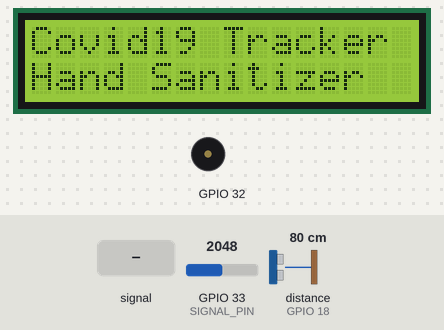
Recording of a sketch running on a simulated ESP32. Parts: 16×2 character LCD, buzzer (waves = sounding). Wiring (inferred from the names in the program): ultrasonic range finder: trigger GPIO 5; echo GPIO 18. Inputs (shaded band) come from the test bench; at power-on: GPIO 33 (SIGNAL_PIN) = 2048, distance to the obstacle (sensor on GPIO 18) 80 cm. The echo pulse lasts 58.3 µs per cm; what the sketch prints to the serial monitor is not drawn.

Above: at 3.2 s.
3.3 s: GPIO 33 (SIGNAL_PIN) fed a 200 Hz sine of ±1842 counts around its level
At 4.0 s:
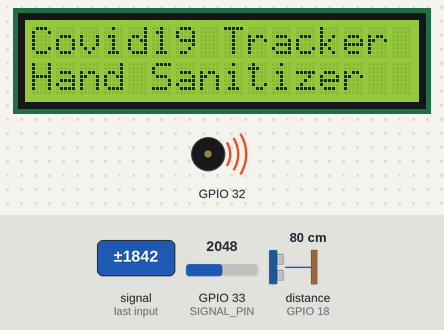
6.3 s: GPIO 33 (SIGNAL_PIN) set to 2866
At 8.1 s:
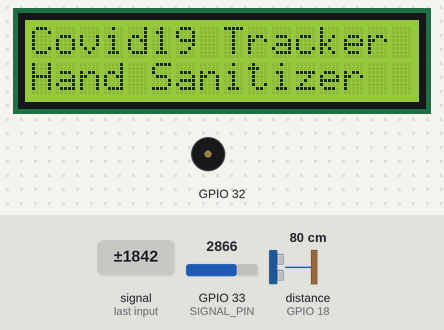
9.3 s: distance to the obstacle (sensor on GPIO 18) set to 2 cm
12.3 s: distance to the obstacle (sensor on GPIO 18) set to 4 cm
At 13.4 s:
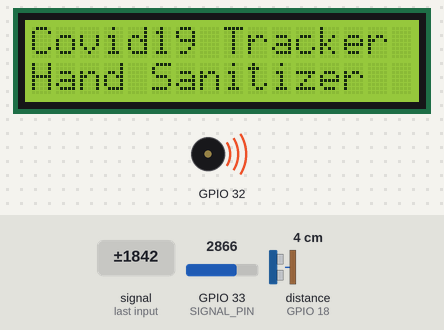
Timing chart, 0 to 14.8 s (numbered marks = the images above; inputs shaded):
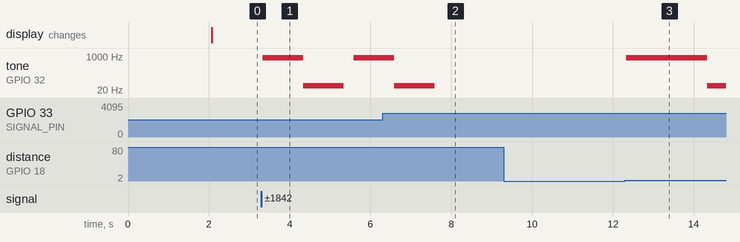

The sketch:

codes.ino
```cpp
#include <LiquidCrystal.h>
#define SIGNAL_PIN 33
#define RELAY_PIN 21

const int rs = 22, en = 4, d4 = 15, d5 = 13, d6 = 26, d7 = 21;

LiquidCrystal lcd(rs, en, d4, d5, d6, d7);

const int trigPin = 5;

const int echoPin = 18;

long duration;

int distance;

int value = 0;


void setup() {

  Serial.begin(9600);

  delay(2000);

  pinMode(trigPin, OUTPUT);

  pinMode(echoPin, INPUT);

  pinMode(RELAY_PIN, OUTPUT);

  digitalWrite(RELAY_PIN, LOW);

  ledcSetup(0,1E5,12);
  ledcAttachPin(32,0);

  lcd.begin(16, 2);

  lcd.clear();

  lcd.setCursor(0,0);

  lcd.print("Covid19 Tracker");

  lcd.setCursor(0,1);

  lcd.print("Hand Sanitizer");
}

void ultra(){

  digitalWrite(trigPin, LOW);

  delayMicroseconds(2);

  digitalWrite(trigPin, HIGH);

  delayMicroseconds(10);

  digitalWrite(trigPin, LOW);

  duration = pulseIn(echoPin, HIGH);

  distance = duration * 0.0340 / 2;

  Serial.println("Distance");

  Serial.println(distance);

  digitalWrite(RELAY_PIN, HIGH);  // turn the sensor ON
  delay(10);                      // wait 10 milliseconds
  value = analogRead(SIGNAL_PIN); // read the analog value from sensor
  digitalWrite(RELAY_PIN, LOW);   // turn the sensor OFF


  if (distance > 1 && distance <= 15){
     ledcWriteTone(0,800);
    delay(2000);
    uint8_t octave = 1;
    ledcWriteNote(0,NOTE_C,octave);
    delay(2000);
    ledcWriteTone(0,0);

    Serial.print("Opening Pump");
    digitalWrite(RELAY_PIN, HIGH); // turn on pump 4 seconds
    delay(4000);
    digitalWrite(RELAY_PIN, LOW);  // turn off pump 4 seconds
    delay(4000);

    }
    Serial.print("The water sensor value: ");
    Serial.println(value);

    if ( value <= 300){
      ledcWriteTone(0,800);
      delay(1000);
      uint8_t octave = 1;
      ledcWriteNote(0,NOTE_C,octave);
      delay(1000);
      ledcWriteTone(0,0);
    }

}

void loop() {

  ultra();

  digitalWrite(RELAY_PIN, LOW);

}
```

Measured:
- after the input at 3.3 s, tone on GPIO 32: silent → 800 Hz at once, → 32 Hz 1.0 s later, → silent 1.0 s later, → 800 Hz 0.26 s later
- after the input at 6.3 s, tone on GPIO 32: goes on until 7.6 s, then stays silent
- after the input at 9.3 s, every drawn part: stays the same
- after the input at 12.3 s, tone on GPIO 32: silent → 800 Hz at once, → 32 Hz 2.0 s later
